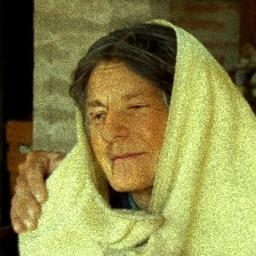
#> input picture test_fake.jpg, 256 x 256 px
$ python -i color_forensics.py   (imports and definitions only)   (older library calls are emulated)
#> lines starting #> are read from the running program, lines starting #| are printed output that depends on the picture
import cv2
import numpy as np
from PIL import Image
from typing import Dict, Any

def analyze_chroma_and_boundary(image_np: np.ndarray, bbox: list = None) -> Dict[str, Any]:
    """
    Forensic Color Space and Boundary Discontinuity Analyzer.
    Exposes GAN/Diffusion color co-occurrence discrepancies and face-swap blending seams.
    """
    h, w = image_np.shape[:2]
#> h = 256; w = 256
    img_rgb = image_np.astype(np.float32)

    # 1. Cross-Channel Covariance Analysis (RGB)
    r = img_rgb[:, :, 0].flatten()
    g = img_rgb[:, :, 1].flatten()
    b = img_rgb[:, :, 2].flatten()

    cov_rg = np.corrcoef(r, g)[0, 1] if np.std(r) > 0 and np.std(g) > 0 else 1.0
#> cov_rg = 0.969
    cov_gb = np.corrcoef(g, b)[0, 1] if np.std(g) > 0 and np.std(b) > 0 else 1.0
#> cov_gb = 0.975
    cov_rb = np.corrcoef(r, b)[0, 1] if np.std(r) > 0 and np.std(b) > 0 else 1.0
#> cov_rb = 0.92

    # In natural optical photos, channel correlations are typically > 0.92
    mean_channel_corr = float((cov_rg + cov_gb + cov_rb) / 3.0)
#> mean_channel_corr = 0.955
    chroma_anomaly = float(np.clip(1.0 - mean_channel_corr, 0.0, 1.0))
#> chroma_anomaly = 0.0451

    # 2. YCbCr Chrominance Noise Distribution
    ycbcr = cv2.cvtColor(image_np, cv2.COLOR_RGB2YCrCb)
#> ycbcr: shape (256, 256, 3); mean of channels 0, 1, 2 127, 134.9, 97.1
    cb = ycbcr[:, :, 1].astype(np.float32)
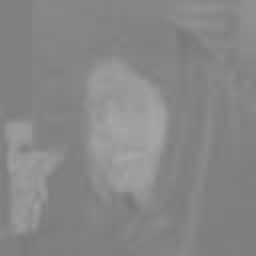
#> cb: shape (256, 256) float32; min 118, max 167, mean 134.9
    cr = ycbcr[:, :, 2].astype(np.float32)
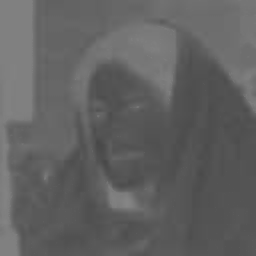
#> cr: shape (256, 256) float32; min 71, max 133, mean 97.1

    cb_std = float(np.std(cb))
#> cb_std = 9.44
    cr_std = float(np.std(cr))
#> cr_std = 14.95
    chroma_variance_ratio = float(abs(cb_std - cr_std) / max(cb_std, cr_std, 1.0))
#> chroma_variance_ratio = 0.369

    # 3. High-Frequency Boundary Gradient Seam Detection (Laplacian)
    gray = cv2.cvtColor(image_np, cv2.COLOR_RGB2GRAY)
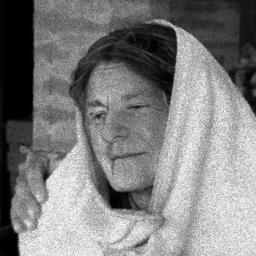
#> gray: shape (256, 256); min 0, max 247, mean 127
    laplacian = cv2.Laplacian(gray, cv2.CV_64F)
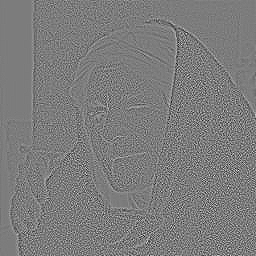
#> laplacian: shape (256, 256) float64; min -213, max 223, mean 0; drawn with min black and max white
    lap_var = float(laplacian.var())
#> lap_var = 1493.5

    # Check boundary perimeter vs interior texture variance if bbox is given
    boundary_discontinuity = 0.15
    if bbox and len(bbox) == 4:
        x1, y1, x2, y2 = bbox
        interior = gray[max(0, y1):min(h, y2), max(0, x1):min(w, x2)]
        if interior.size > 100:
            int_var = float(np.var(interior))
            ext_var = float(np.var(gray))
            boundary_discontinuity = float(np.clip(abs(int_var - ext_var) / max(int_var, ext_var, 1.0), 0.0, 1.0))

    # Composite Color & Boundary Forensic Index
    color_anomaly_index = float(np.clip(
        (chroma_anomaly * 0.40) +
        (chroma_variance_ratio * 0.35) +
        (boundary_discontinuity * 0.25),
        0.0, 1.0
    ))
#> color_anomaly_index = 0.185

    skin = None
    if bbox and len(bbox) == 4:
        x1, y1, x2, y2 = [int(v) for v in bbox]
        face = ycbcr[max(0, y1):min(h, y2), max(0, x1):min(w, x2)]
        if face.size > 100:
            skin = {
                "cb_mean": round(float(face[:, :, 1].mean()), 3),
                "cr_mean": round(float(face[:, :, 2].mean()), 3),
                "cb_std": round(float(face[:, :, 1].std()), 3),
                "cr_std": round(float(face[:, :, 2].std()), 3),
            }

    return {
        'channel_correlation': round(mean_channel_corr, 4),
        'chroma_anomaly_score': round(chroma_anomaly, 4),
        'chroma_variance_ratio': round(chroma_variance_ratio, 4),
        'boundary_discontinuity': round(boundary_discontinuity, 4),
        'color_anomaly_index': round(color_anomaly_index, 4),
        'skin_chrominance': skin,
        'validated_contribution': False,
        'contributes_to_score': False,
        'hypothesis': (
            'Skin-region chrominance and face-boundary color differences are research measurements. '
            'A still photograph cannot establish blood circulation, health, or authenticity from redness or pallor.'
        ),
        'limitation': 'No held-out ablation in this repository showed that these features improve detection, so they are excluded from the score.',
    }

>>> import cv2
>>> picture = cv2.cvtColor(cv2.imread('../test_fake.jpg'), cv2.COLOR_BGR2RGB)
>>> result = analyze_chroma_and_boundary(picture)
#> result = 10 items

$ run again, on test_real.jpg
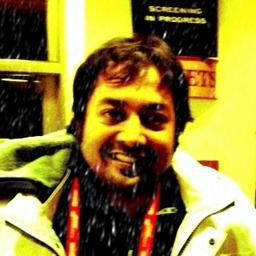
#> input picture test_real.jpg, 256 x 256 px
#> cov_rg = 0.95
#> cov_gb = 0.691
#> cov_rb = 0.636
#> mean_channel_corr = 0.759
#> chroma_anomaly = 0.241
#> ycbcr: shape (256, 256, 3); mean of channels 0, 1, 2 124.7, 142.2, 89.4
#> in analyze_chroma_and_boundary, `cr = ycbcr[:, :, 2].astype(np.float32)`:
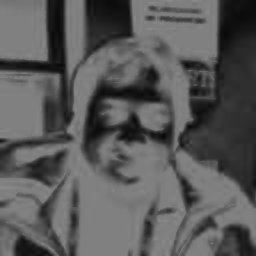
#> cr: shape (256, 256) float32; min 8, max 140, mean 89.4
#> cb_std = 17.22
#> cr_std = 38.87
#> chroma_variance_ratio = 0.557
#> in analyze_chroma_and_boundary, `laplacian = cv2.Laplacian(gray, cv2.CV_64F)`:
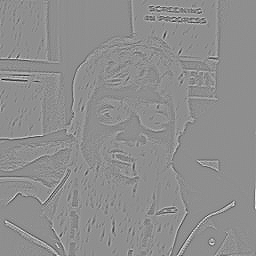
#> laplacian: shape (256, 256) float64; min -377, max 297, mean 0; drawn with min black and max white
#> lap_var = 873.3
#> color_anomaly_index = 0.329
#> result = 10 items
